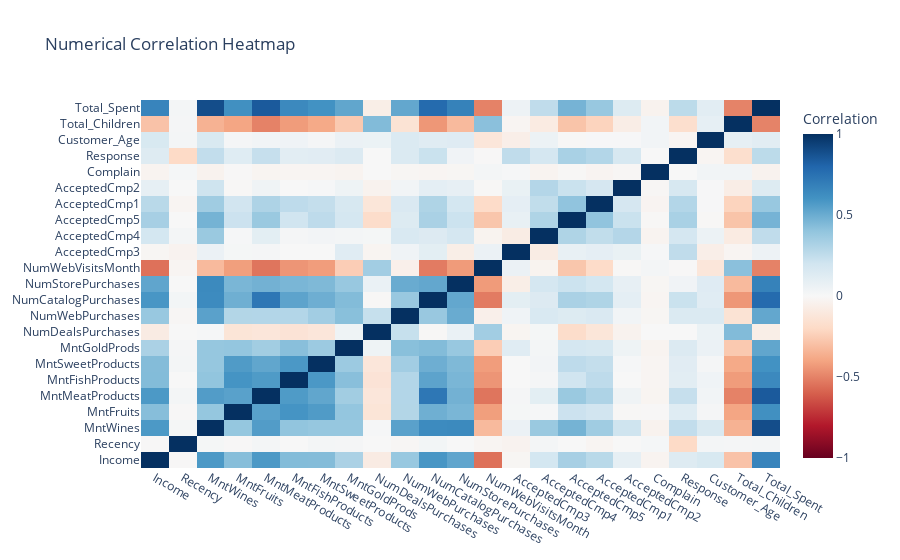

This figure's notebook cell:
### Markdown cell above
#### 3. Heatmap

### Code cell
corr = df_clean.select_dtypes(include='number').corr()
fig3 = go.Figure(data=go.Heatmap(
    z=corr.values,
    x=corr.columns,
    y=corr.columns,
    colorscale='RdBu',
    zmin=-1,
    zmax=1,
    colorbar=dict(title="Correlation")
))
fig3.update_layout(title="Numerical Correlation Heatmap", xaxis_nticks=36)
fig3.show()

### Figure 1 — Plotly figure (JSON) as saved in the notebook; plotly's stock layout.template omitted (floating-point values rounded to 4 significant figures; data arrays with more than 128 entries replaced by an {"elided": "..."} marker saying what was removed)
{"data": [{"colorbar": {"title": {"text": "Correlation"}}, "colorscale": [[0, "rgb(103,0,31)"], [0.1, "rgb(178,24,43)"], [0.2, "rgb(214,96,77)"], [0.3, "rgb(244,165,130)"], [0.4, "rgb(253,219,199)"], [0.5, "rgb(247,247,247)"], [0.6, "rgb(209,229,240)"], [0.7, "rgb(146,197,222)"], [0.8, "rgb(67,147,195)"], [0.9, "rgb(33,102,172)"], [1, "rgb(5,48,97)"]], "type": "heatmap", "x": ["Income", "Recency", "MntWines", "MntFruits", "MntMeatProducts", "MntFishProducts", "MntSweetProducts", "MntGoldProds", "NumDealsPurchases", "NumWebPurchases", "NumCatalogPurchases", "NumStorePurchases", "NumWebVisitsMonth", "AcceptedCmp3", "AcceptedCmp4", "AcceptedCmp5", "AcceptedCmp1", "AcceptedCmp2", "Complain", "Response", "Customer_Age", "Total_Children", "Total_Spent"], "y": ["Income", "Recency", "MntWines", "MntFruits", "MntMeatProducts", "MntFishProducts", "MntSweetProducts", "MntGoldProds", "NumDealsPurchases", "NumWebPurchases", "NumCatalogPurchases", "NumStorePurchases", "NumWebVisitsMonth", "AcceptedCmp3", "AcceptedCmp4", "AcceptedCmp5", "AcceptedCmp1", "AcceptedCmp2", "Complain", "Response", "Customer_Age", "Total_Children", "Total_Spent"], "z": {"elided": "23x23 float values"}, "zmax": 1, "zmin": -1}], "layout": {"title": {"text": "Numerical Correlation Heatmap"}, "xaxis": {"nticks": 36}}}
